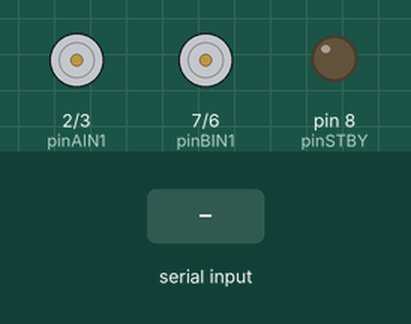
A sketch run on a simulated Arduino Uno, built with avr-gcc and run on an emulated ATmega328P. Shown: motor-driver pin pairs drawn as motors (green arrow = first pin HIGH = forward, orange = second pin HIGH = backward, longer = more drive, scaled by the enable pin, stopped while the standby pin is LOW), output pins drawn as LEDs (lit = HIGH). The inputs (shaded band) are chosen by the test bench. What the sketch prints to the serial monitor is not drawn.

Above: at 1.2 s.
1.3 s: "F" received over the second serial link
At 2.1 s:
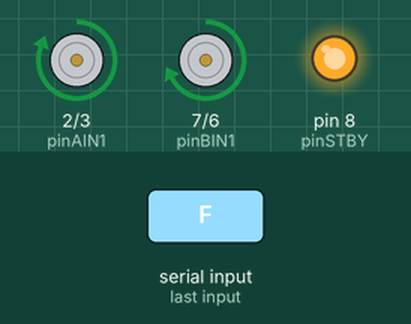
2.8 s: "B" received over the second serial link
At 3.3 s:
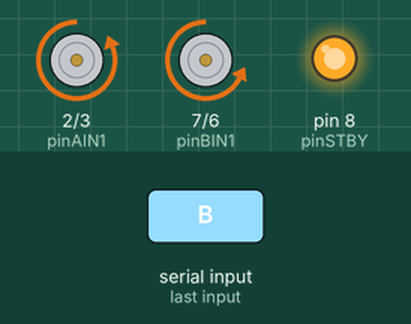
4.3 s: "L" received over the second serial link
At 5.5 s:
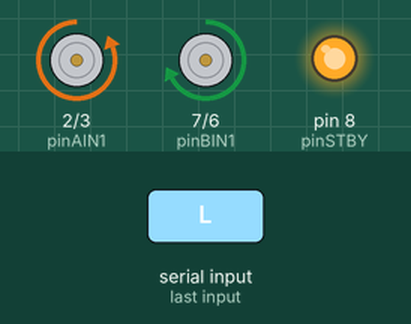
5.8 s: "R" received over the second serial link
At 6.8 s:
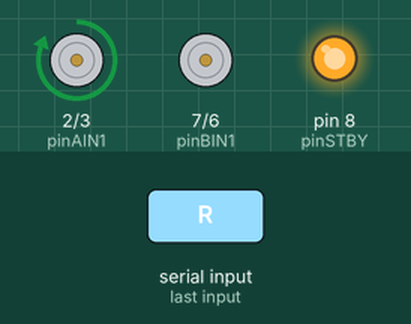
7.3 s: "G" received over the second serial link
At 7.9 s:
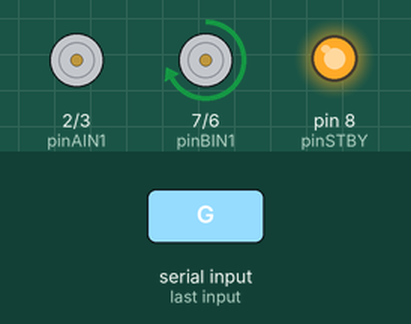
8.8 s: "I" received over the second serial link
At 10.2 s:
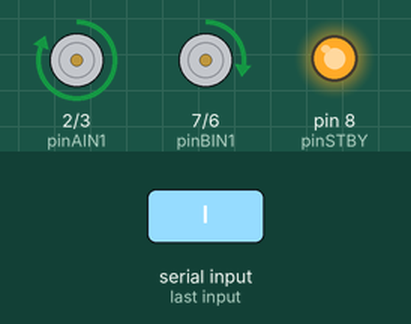
Timing chart, 0 to 11.3 s (numbered marks = the images above; inputs shaded):
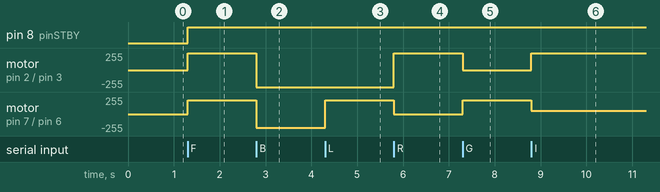

Measured:
- after the input at 1.3 s, pin 8 (pinSTBY): LOW → HIGH at once; motor on pin 2 (pinAIN1) / pin 3 (pinAIN2): stopped → forward 255/255 at once; motor on pin 7 (pinBIN1) / pin 6 (pinBIN2): stopped → forward 204/255 at once
- after the input at 2.8 s, motor on pin 2 (pinAIN1) / pin 3 (pinAIN2): forward 255/255 → backward 255/255 at once; motor on pin 7 (pinBIN1) / pin 6 (pinBIN2): forward 204/255 → backward 204/255 at once
- after the input at 4.3 s, motor on pin 7 (pinBIN1) / pin 6 (pinBIN2): backward 204/255 → forward 204/255 at once
- after the input at 5.8 s, motor on pin 2 (pinAIN1) / pin 3 (pinAIN2): backward 255/255 → forward 255/255 at once; motor on pin 7 (pinBIN1) / pin 6 (pinBIN2): forward 204/255 → stopped at once
- after the input at 7.3 s, motor on pin 2 (pinAIN1) / pin 3 (pinAIN2): forward 255/255 → stopped at once; motor on pin 7 (pinBIN1) / pin 6 (pinBIN2): stopped → forward 204/255 at once
- after the input at 8.8 s, motor on pin 2 (pinAIN1) / pin 3 (pinAIN2): stopped → forward 255/255 at once; motor on pin 7 (pinBIN1) / pin 6 (pinBIN2): forward 204/255 → forward 50/255 at once

The sketch:

practica.ino
```cpp
#include <SoftwareSerial.h> //Librería que permite establecer comunicación serie en otros pins
//Aquí conectamos los pins RXD,TDX del módulo Bluetooth.
SoftwareSerial BT(11,10); //10 RX, 11 TX.

int Speed = 204;
//Motor 1
int pinAIN1 = 2; //Direction
int pinAIN2 = 3; //Direction
int pinPWMA = 4; //Speed

//Motor 2
int pinBIN1 = 7; //Direction
int pinBIN2 = 6; //Direction
int pinPWMB = 5; //Speed

String cadena;
//Standby
int pinSTBY = 8;

//Constants to help remember the parameters
static boolean turnCW = 0;  //for motorDrive function
static boolean turnCCW = 1; //for motorDrive function
static boolean motor1 = 0;  //for motorDrive, motorStop, motorBrake functions
static boolean motor2 = 1;  //for motorDrive, motorStop, motorBrake functions

void setup()
{
 BT.begin(9600);
 Serial.begin(9600);
  pinMode(pinPWMA, OUTPUT);
  pinMode(pinAIN1, OUTPUT);
  pinMode(pinAIN2, OUTPUT);

  pinMode(pinPWMB, OUTPUT);
  pinMode(pinBIN1, OUTPUT);
  pinMode(pinBIN2, OUTPUT);

  pinMode(pinSTBY, OUTPUT);
}
void loop()
{
 //Cuando haya datos disponibles
 if(BT.available())
 {
 char cadena2=BT.read(); //Guarda los datos carácter a carácter en la variable "dato"
 Serial.print(String(cadena2)); //Visualizamos el comando recibido en el Monitor Serial

// cadena=String(cadena2);
switch(cadena2){
       case 'F':
        motorDrive(motor1, turnCW, Speed);
        motorDrive(motor2, turnCW, Speed);
        break;

      case 'B':
        motorDrive(motor1, turnCCW, Speed);
        motorDrive(motor2, turnCCW, Speed);
        break;
      case 'L':
        motorDrive(motor2, turnCW, Speed);
        break;
      case 'R':
        motorDrive(motor1, turnCW, Speed);
        motorStop(motor2);
        break;
      case 'G':
        motorDrive(motor1, turnCW, 50);
        motorDrive(motor2, turnCW, Speed);
        break;
      case 'I':
        motorDrive(motor1, turnCW, Speed);
        motorDrive(motor2, turnCW, 50);
        break;
      case 'H':
        motorDrive(motor1, turnCCW, 50);
        motorDrive(motor2, turnCCW, Speed);
        break;
      case 'J':
         motorDrive(motor1, turnCCW, Speed);
        motorDrive(motor2, turnCCW, 50);
        break;
       case 'S':
        motorStop(motor1);
        motorStop(motor2);
      break;
      case '0':
        Speed = 100;
        break;
      case '1':
        Speed = 140;
        break;
      case '2':
        Speed = 153;
        break;
      case '3':
        Speed = 165;
        break;
      case '4':
        Speed = 178;
        break;
      case '5':
        Speed = 191;
        break;
      case '6':
        Speed = 204;
        break;
      case '7':
        Speed = 216;
        break;
      case '8':
        Speed = 229;
        break;
      case '9':
        Speed = 242;
        break;
      case 'q':
        Speed = 255;
        break;
}

 BT.write("\r"); //Enviamos un retorno de carro de la app. La app ya crea una línea nueva
 }
}


void motorDrive(boolean motorNumber, boolean motorDirection, int motorSpeed)
{
  boolean pinIn1;  //Relates to AIN1 or BIN1 (depending on the motor number specified)

  if (motorDirection == turnCW)
    pinIn1 = HIGH;
  else
    pinIn1 = LOW;

//Select the motor to turn, and set the direction and the speed
  if(motorNumber == motor1)
  {
    digitalWrite(pinAIN1, pinIn1);
    digitalWrite(pinAIN2, !pinIn1);  //This is the opposite of the AIN1
    analogWrite(pinPWMA, motorSpeed);
  }
  else
  {
    digitalWrite(pinBIN1, pinIn1);
    digitalWrite(pinBIN2, !pinIn1);  //This is the opposite of the BIN1
    analogWrite(pinPWMB, motorSpeed);
  }

//Finally , make sure STBY is disabled - pull it HIGH
  digitalWrite(pinSTBY, HIGH);

}

void motorStop(boolean motorNumber)
{
  /*
  Detiene un motor especifico mandandole el numero del motor
  */
  if (motorNumber == motor1) {
    digitalWrite(pinAIN1, LOW);
    digitalWrite(pinAIN2, LOW);
  }
  else
  {
    digitalWrite(pinBIN1, LOW);
    digitalWrite(pinBIN2, LOW);
  }
}


void motorsStandby()
{
  /*
  Pone los motores en standBy
  */
  digitalWrite(pinSTBY, LOW);
}
```
